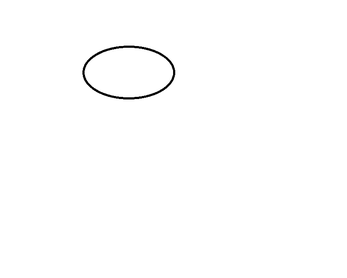
#> input picture utils/detector/prueba.png, 347 x 278 px, shrunk from 800 x 640 before the run, given in place of img1.png, which was not available
$ python ght.py   (older library calls are emulated)
#> lines starting #> are read from the running program, lines starting #| are printed output that depends on the picture; after the words box and inside, x2 and y2 are one past the last pixel; in counts of white or black regions, pixels touching at a corner belong together; pictures that were not available may be replaced by others from this repository, and a replacement may not be noted
#> in test_hough, im is the input picture: shape (278, 347, 3); min 0, max 255, mean 253.7
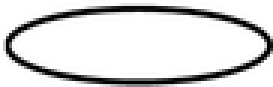
#> input picture utils/detector/ellipse2.png, 91 x 29 px, shrunk from 209 x 67 before the run (shown 3 times larger)
#> in test_hough, temp is the input picture: shape (29, 91, 3); min 0, max 255, mean 217.4
import numpy as np
import cv2
import matplotlib.pyplot as plt
from collections import defaultdict

def hough_grad(gray):
    dx = cv2.Sobel(gray, cv2.CV_32F, dx=1, dy=0, ksize=5)
    dy = cv2.Sobel(gray, cv2.CV_32F, dx=0, dy=1, ksize=5)
    grad = np.arctan2(dy, dx) +  np.pi

    plt.clf()
    fig = plt.figure()
    fig.add_subplot(1,3,1)
    plt.title("DX")
    plt.imshow(dx)


    fig.add_subplot(1,3,2)
    plt.title("DY")
    plt.imshow(dy)

    fig.add_subplot(1,3,3)
    plt.title("Gradient")
    plt.imshow(grad)

    plt.show()
    return grad

def r_table(canny, centre):
    grad = hough_grad(canny)
    r_table = defaultdict(list)
    for (i, j), value in np.ndenumerate(canny):
        if value:
            r = np.sqrt(((centre[0] - i) ** 2) + (centre[1] - j) ** 2)
            alpha = np.arctan2(i - centre[0], j - centre[1]) + np.pi
            ind = grad[i,j] / (2 * np.pi)
            # print((i,j), " Valor: ", value, " Gradiente: ", grad[i, j])
            r_table[ind].append((r, alpha))
    return r_table

def accum_grads(r_t, canny):
    accum = np.zeros(canny.shape)
    grad = hough_grad(canny)
    for (i,j), value in np.ndenumerate(canny):
        if value:
            ind = grad[i,j] / (2 * np.pi)
            for r, alpha in r_t[ind]:
                accum_i, accum_j = int(i + r * np.sin(alpha)), int(j + r * np.cos(alpha))
                if accum_i < accum.shape[0] and accum_j < accum.shape[1]:
                    #print("Accum_i:", accum_i, " Accum_j: ", accum_j)
                    accum[accum_i, accum_j] += 1

    return accum

def n_max(mat, n):
    ind = mat.ravel().argsort()[-n:]
    ind = (np.unravel_index(i, mat.shape) for i in ind)
    return [(mat[i], i) for i in ind]

def hough_closure(im, temp):
    gray_im = cv2.cvtColor(im, cv2.COLOR_BGR2GRAY)
    gray_temp = cv2.cvtColor(temp, cv2.COLOR_BGR2GRAY)
    canny_im = cv2.Canny(gray_im, 10, 50)
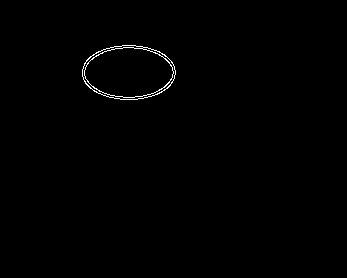
#> canny_im: shape (278, 347); 0.49% white in thin lines or dots, all inside (x1, y1, x2, y2) = (82, 45, 176, 100)
    canny_temp = cv2.Canny(gray_temp, 10, 50)
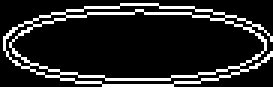
#> canny_temp: shape (29, 91) (shown 3 times larger); 14.3% white in thin lines or dots
    centre = (gray_im.shape[0]/2, gray_im.shape[1]/2)
#> centre = (139, 173.5)

    r = r_table(canny_temp, centre)
#> in hough_grad, `dy = cv2.Sobel(gray, cv2.CV_32F, dx=0, dy=1, ksize=5)`:
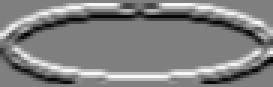
#> dy: shape (29, 91) float32 (shown 3 times larger); min -8670, max 8670, mean 156.2; drawn with min black and max white
#> in hough_grad, `grad = np.arctan2(dy, dx) +  np.pi`:
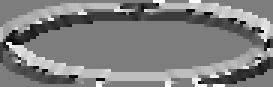
#> grad: shape (29, 91) float32 (shown 3 times larger); min 0.111, max 6.28, mean 3.21; drawn with min black and max white
#> the loop in r_table, `for (i, j), value in np.ndenumerate(canny):` made 2639 passes
#> (r, alpha, ind) on passes 132 to 143: (192, 0.802, 0.482), (191.3, 0.806, 0.286), (190.6, 0.81, 0.25), (189.9, 0.813, 0.261), (189.2, 0.817, 0.292), (188.6, 0.821, 0.336), (187.9, 0.825, 0.25), (187.2, 0.829, 0.164), (186.5, 0.833, 0.208), (185.9, 0.837, 0.239), (185.2, 0.841, 0.25), (184.5, 0.845, 0.214)
#> r on pass 298: 202.1
#> r = 101 items
    accum = accum_grads(r, canny_im)
#> in hough_grad (call 2), `dx = cv2.Sobel(gray, cv2.CV_32F, dx=1, dy=0, ksize=5)`:
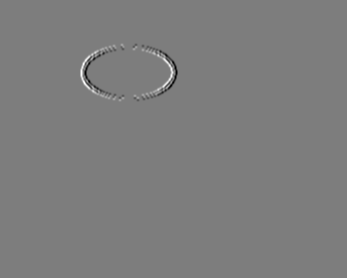
#> dx: shape (278, 347) float32; min -8160, max 8415, mean 0; drawn with min black and max white
    return accum

def create_fig(temp, im_s, accum):
    plt.clf()
    plt.gray()

    fig = plt.figure()
    fig.add_subplot(2, 2, 1)
    plt.title("Plantilla")
    plt.imshow(temp)

    fig.add_subplot(2,2,2)
    plt.title("Imagen de busqueda")
    plt.imshow(im_s)

    fig.add_subplot(2,2,3)
    plt.title("Acumulador")
    plt.imshow(accum)

    fig.add_subplot(2,2,4)
    plt.title("Deteccion")
    plt.imshow(im_s)

    top = n_max(accum, 50)
#> in n_max, `ind = mat.ravel().argsort()[-n:]`: ind = 50 values, max 81467 at index 21, min 55085 at index 15, mean 68578.9
#> top = 50 items

    # print(top)

    y_points = [pt[1][0] for pt in top]
#> y_points = 50 values, max 234 at index 21, min 158 at index 15, mean 196.9
    x_points = [pt[1][1] for pt in top]
#> x_points = 50 values, max 307 at index 11, min 207 at index 29, mean 254.6
    plt.scatter(y_points, x_points, marker='o', color='r')
    plt.show()
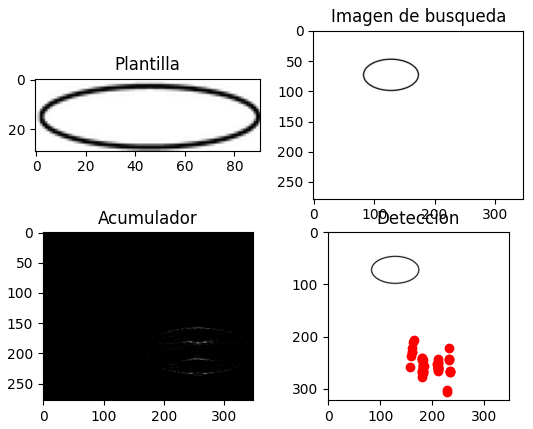
#> figure drawn by matplotlib, 4 panels

def test_hough(temp_path, im_path):
    im = cv2.imread(im_path)
    temp = cv2.imread(temp_path)
    accum = hough_closure(im, temp)

    create_fig(temp, im, accum)


if __name__ == "__main__":
    path_im = "img/img1.png"
    path_temp = "utils/detector/ellipse2.png"
    test_hough(path_temp, path_im)


    # plt.imshow(grad, cmap='gray')
    # plt.show()
